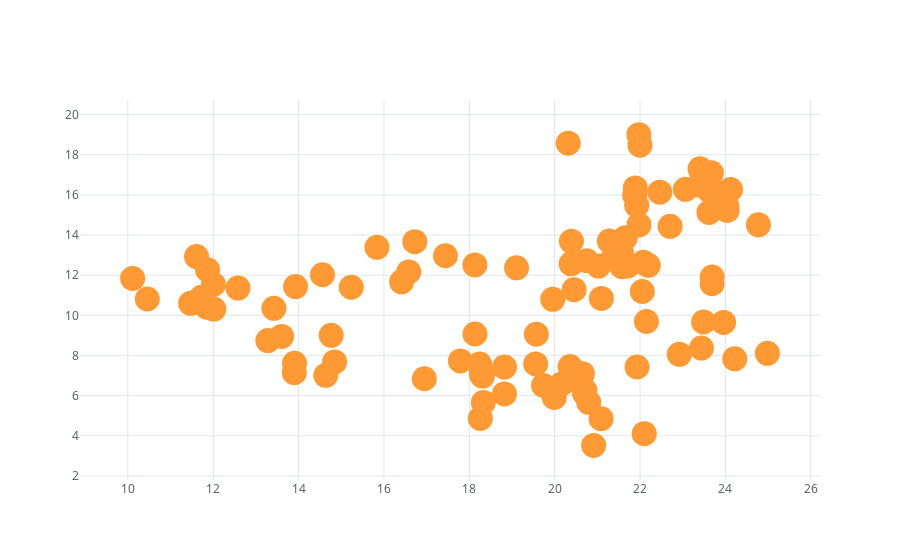

Notebook cell for this chart:
### Code cell
df.iplot(x = 'A', y = 'B', mode = 'markers', size = 25)
